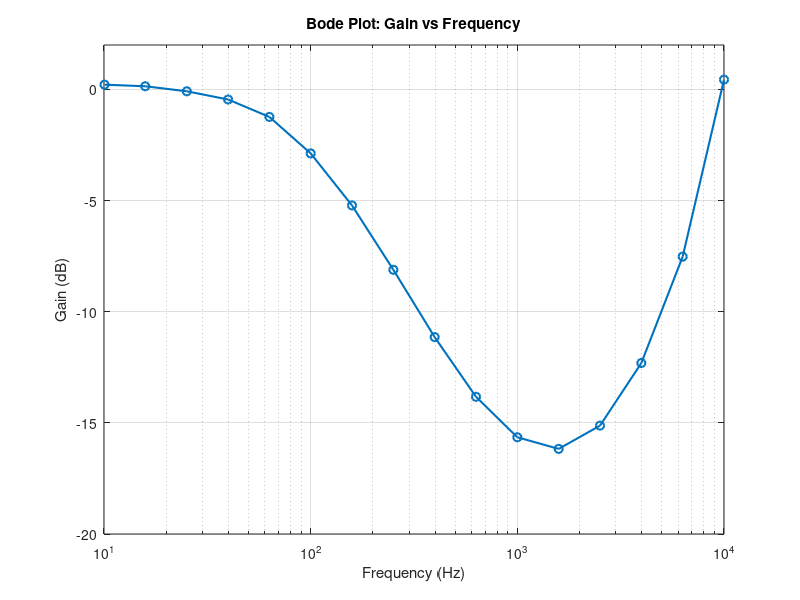
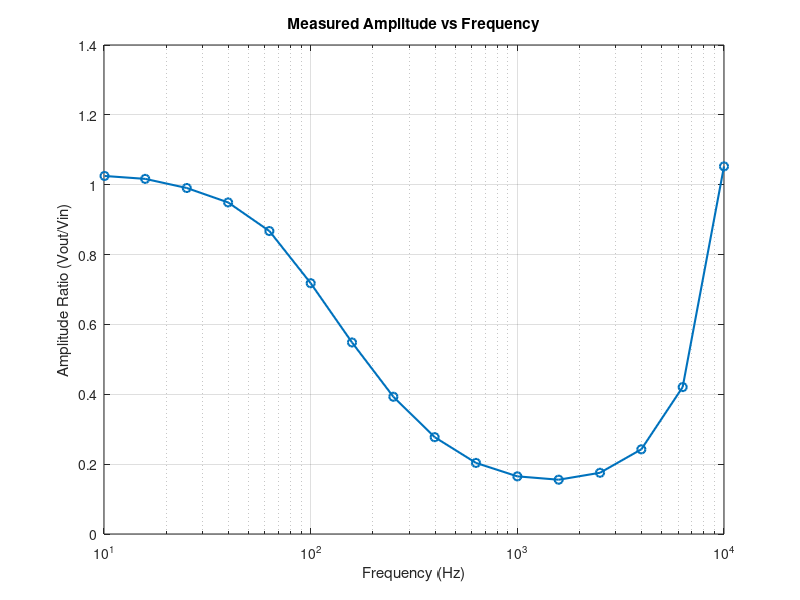
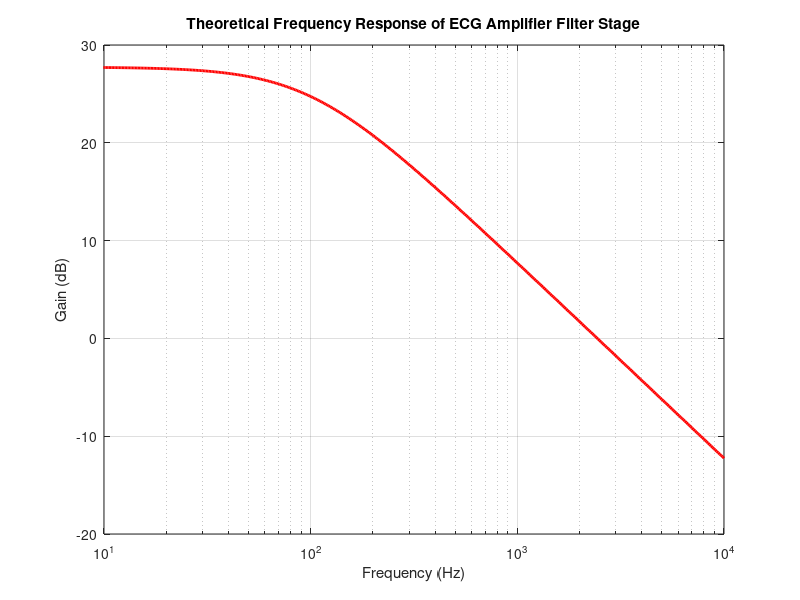

Recreate these plots in MATLAB, in order.
%% amplitude and measured frequency response
freq = [10.058, 15.832, 25.146, 39.861, 63.144, 100.024, 158.511, 251.271, ...
        398.047, 630.878, 1000.054, 1584.925, 2511.963, 3981.031, 6309.524, 9999.983];
gain_dB = [0.215, 0.144, -0.082, -0.452, -1.236, -2.877, -5.218, -8.114, ...
           -11.142, -13.827, -15.647, -16.171, -15.124, -12.309, -7.522, 0.444];

amplitude = 10.^(gain_dB / 20);

figure;
semilogx(freq, gain_dB, '-o','LineWidth',1.5);
xlabel('Frequency (Hz)');
ylabel('Gain (dB)');
title('Bode Plot: Gain vs Frequency');
grid on;
xlim([10 10000]);
ylim([-20 2]);
saveas(gcf, "C:/Users/Brandon/Repositories/140/Lab5/MeasuredFrequencyResponse.png");

figure;
semilogx(freq, amplitude, '-o','LineWidth',1.5);
xlabel('Frequency (Hz)');
ylabel('Amplitude Ratio (Vout/Vin)');
title('Measured Amplitude vs Frequency');
grid on;
xlim([10 10000]);
saveas(gcf, "C:/Users/Brandon/Repositories/140/Lab5/BodePlotAmplitude.png");

%% theoretical frequency response

%component values
R5 = 15.9e6;
C5 = 1e-6; 
R6 = 159e3; 
C6 = 0.01e-6;
R7 = 6.8e3;

Av = 1 + R6/R7; %non-inverting amplifier gain

f_low = 1/(2*pi*R5*C5); %cutoff frequencies
f_high = 1/(2*pi*R6*C6);

fprintf('Low cutoff frequency: %.4f Hz\n', f_low);
fprintf('High cutoff frequency: %.4f Hz\n', f_high);

freq = logspace(-3, 4, 1000); %frequency vector (log scale)
omega = 2*pi*freq;
omega_low = 2*pi*f_low;
omega_high = 2*pi*f_high;

H = Av .* (omega ./ omega_low) ./ sqrt(1 + (omega ./ omega_low).^2) ...
    ./ sqrt(1 + (omega ./ omega_high).^2); %bandpass filter gain
H_dB = 20*log10(H); %convert to dB

figure; %plotting
semilogx(freq, H_dB, 'r-', 'LineWidth', 2);
xlabel('Frequency (Hz)');
ylabel('Gain (dB)');
title('Theoretical Frequency Response of ECG Amplifier Filter Stage');
grid on;
xlim([10 10000]);
saveas(gcf, "C:/Users/Brandon/Repositories/140/Lab5/TheoreticalFrequencyResponse.png");
